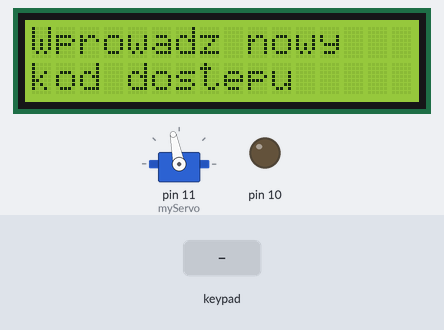
Simulated run of this sketch. Board: Arduino Uno, built with avr-gcc and run on an emulated ATmega328P. On the bench: 16×2 character LCD, servo, output pins drawn as LEDs (lit = HIGH). The inputs (shaded band) are chosen by the test bench. EEPROM starts erased; what the sketch prints to the serial monitor is not drawn.

Above: at 1.2 s.
1.3 s: keypad keys 9 8 7 6 # pressed 0.4 s apart
At 4.65 s:
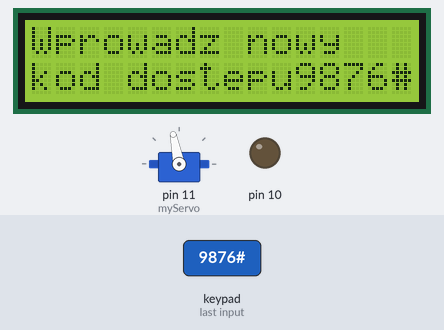
4.8 s: key '1' pressed
At 5.7 s:
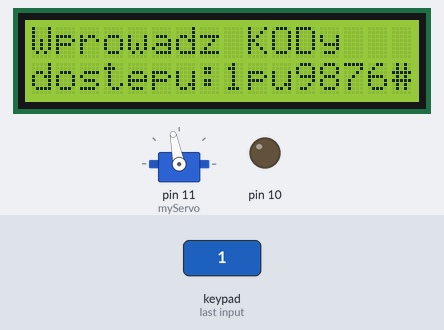
6.3 s: keypad keys 9 8 7 6 pressed 0.4 s apart
At 8.0 s:
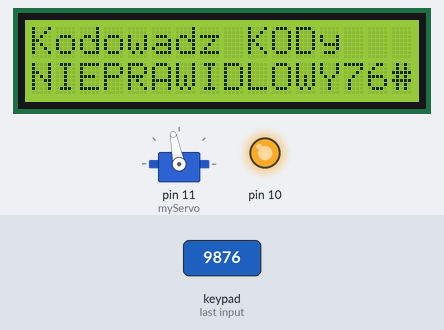
9.4 s: key 'A' pressed
At 10.2 s:
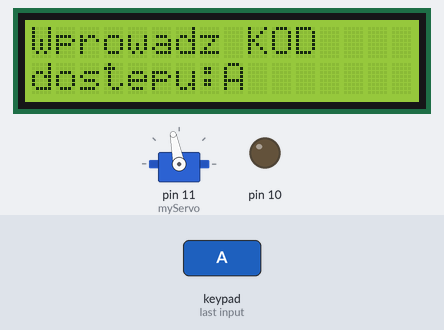
10.9 s: keypad keys 9 8 7 6 * pressed 0.4 s apart
At 13.8 s:
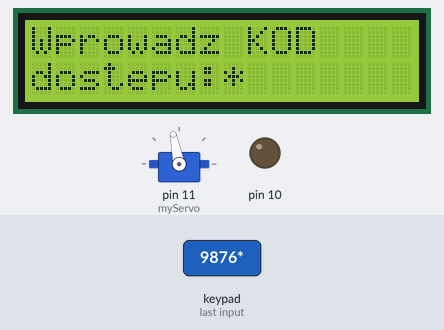
14.9 s: key 'B' pressed
At 15.6 s:
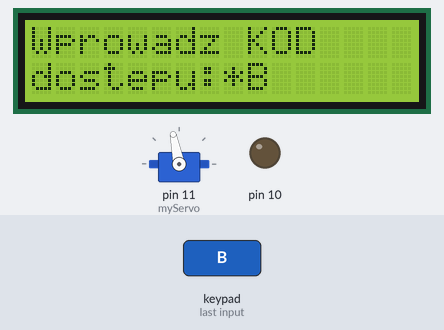
Timing chart, 0 to 17.4 s (numbered marks = the images above; inputs shaded):
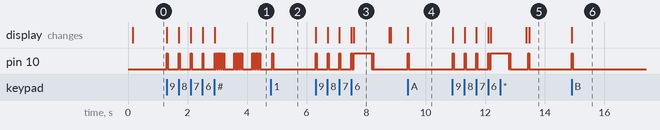

Measured:
- after the input at 1.3 s, the display: first changes at once (image 1 shows a later state)
- after the input at 4.8 s, pin 10: LOW → HIGH at once, → LOW 0.03 s later; the display: changes at once (image 2)
- after the input at 6.3 s, pin 10: goes 3 × (HIGH 0.03 s, LOW 0.37 s), HIGH 0.03 s, LOW 0.05 s, HIGH 0.60 s, LOW 0.03 s, HIGH 0.03 s, then LOW, starting at once; the display: first changes at once (image 3 shows a later state)
- after the input at 9.4 s, pin 10: LOW → HIGH at once, → LOW 0.03 s later; the display: changes at once (image 4)
- after the input at 10.9 s, the display: first changes at once (image 5 shows a later state)
- after the input at 14.9 s, pin 10: LOW → HIGH at once, → LOW 0.03 s later; the display: changes at once (image 6)
- what the display in image 3 shows lasts 1.2 s, from 7.6 s to 8.8 s

The sketch:

zamek_szyfrowy_keypad_servo.ino
```cpp
// Przerobiony projekt "--- zamek szyfrowy ... by wk@warcaby.lh.pl" --------------
//dodano obsluge lcd oraz servo
/* OPIS:
------------------------------------------------------------
- Klawiatura numeryczna 4X4 połączona do pinów 2-9 Arduino
- Pin 10 do połączenia BUZERA
- Pin 11 - wyjście sterujące zamkiem
- szyfr 5-cio znakowy
- zmiana szyfru po wpisaniu kombinacji: *#0#* ( lub innej dowolnej
 5-cio znakowej - patrz w programie )
- do konfiguracji i sprawdzenia działania połacz Serial Terminal (kabel USB)
---------------------------------------------------------- */
#include <Keypad.h>
#include<EEPROM.h>
#include <LiquidCrystal_I2C.h>
#include <Servo.h>

LiquidCrystal_I2C lcd(0x27, 2, 1, 0, 4, 5, 6, 7, 3, POSITIVE);
Servo myServo;

// --- zmiennie ------------------------------------------
const byte wiersze= 4; //ilość wierszy
const byte kolumny= 4; //ilość kolumn
//definicja klawiszy (identycznie jak na klawiaturze)
char mapaklawiszy[wiersze][kolumny]=
{
{'1', '2', '3', 'A'},
{'4', '5', '6', 'B'},
{'7', '8', '9', 'C'},
{'*', '0', '#', 'D'}
};
byte wiersze_piny[wiersze] = {9,8,7,6}; // wiersze 0-3
byte kolumny_piny[kolumny]= {5,4,3,2}; // kolumny 0-3
int pamiec[5]; // pamięc wciśniętych klawiszy - 5 znaków
volatile int szyfr=0; // szyfr=0 -> brak szyfr=1 jest aktywny
volatile int l=0; // zmienna pomocnicza, licznik znaków
volatile int result=0; // rezultat porównania ciągu 5-ciu znaków
int mykey[5]; // taklica wciśnietych znaków
Keypad myKeypad= Keypad(makeKeymap(mapaklawiszy), wiersze_piny, kolumny_piny,
 wiersze, kolumny);
// definicja obiektu klasy Keypad
// --- funkcje programu: ---------------------------------
void warning_0()
  {
    digitalWrite(10,1);delay(600);digitalWrite(10,0);delay(30);
    warning_1();
  } // bipper dla OK
void warning_1()
  {
    digitalWrite(10,1);delay(30);digitalWrite(10,0);delay(30);
  } // bipper dla wrong code
void odczyt_EEPROM() // funkcja sprawdza obecnośc szyfru w pamięci EEPROM
  {
   for (int i=0;i<5;i++) {pamiec[i]=EEPROM.read(i);}
   if(pamiec[0]!=255 && pamiec[1]!=255 && pamiec[2]!=255 && pamiec[3]!=255
   && pamiec[4]!=255) szyfr=1; else szyfr=0;
   // jeśli jest KOD to szyfr =1 else szyfr =0
  }
void fnowy_kod() // funkcja ustawia nową kombinację dla szyfru
  {
   for(int i=0;i<5;i++)EEPROM.write(i,255); //kasowanie EEPROM
   lcd.setCursor(0,0);
   lcd.print("Skasowano stary");
   lcd.setCursor(0,1);
   lcd.print("kod dostepu");
   lcd.clear();
   lcd.setCursor(0,0);
   lcd.print("Wprowadz nowy");
   lcd.setCursor(0,1);
   lcd.print("kod dostepu");
   while(l<5)
     {
     char keypressed = myKeypad.getKey();
     if (keypressed != NO_KEY)
       {
       EEPROM.write(l,keypressed);l++; // zapis pojedynczego znaku
       lcd.print(keypressed);warning_1(); // komunikacja po RS
       }
     }
   for(int k=0;k<3;k++){
   warning_1();warning_1();warning_1();warning_1();warning_1();delay(300);}
   Serial.println(" ---> Kod dostepu zapisany");l=0;
  }
void dostep() // funkcja sterująca zamkiem
  {
   lcd.setCursor(0,0);
   lcd.print("Wprowadz KOD");
   lcd.setCursor(0,1);
   lcd.print("dostepu:");
   while(l<5)
     {
     char keypressed = myKeypad.getKey();
     if (keypressed != NO_KEY)
       {
       mykey[l]=keypressed;l++;lcd.print(keypressed);warning_1();
       }
     }
   if( mykey[0]==pamiec[0] && mykey[1]==pamiec[1] && mykey[2]==pamiec[2]
   && mykey[3]==pamiec[3] && mykey[4]==pamiec[4] )
     {
     warning_1();warning_1();
     lcd.setCursor(0,0);
     lcd.print(" OK --> OTWIERAM ZAMEK");
     lcd.setCursor(0,1);
     lcd.print("na 3 sekundy !!");
     myServo.write(170); delay(3000);myServo.write(10);
     // otwieram zamek na 3 sek
     lcd.clear();
     }
   // sprawdzamy czy wybrano specjalny kod do zmiany szyfru
   else
     {
       result++;
       if(mykey[0]=='*' && mykey[1]=='#' && mykey[2]=='0' && mykey[3]=='#'
       && mykey[4]=='*' )
         {
         // *7#AC
         for(int k=0;k<3;k++){
         warning_1();warning_1();warning_1();warning_1();warning_1();
         delay(300);}
         lcd.setCursor(0,0);
         Serial.println(" ");
         lcd.print("Wykryto polecenie");
         lcd.setCursor(0,1);
         lcd.print("zmiany kodu");
         lcd.setCursor(0,0);
         lcd.print("wykonuje procedure");
         lcd.setCursor(0,1);
         lcd.print("zmiany kodu");
         delay(500);l=0;fnowy_kod();
         }
       else result++;
     }
   if(result>1){ lcd.setCursor(0,0);lcd.print("Kod");lcd.setCursor(0,1);lcd.print("NIEPRAWIDLOWY");
   warning_0();delay(500);result=0;}
   l=0;
  lcd.clear();
  }
//-------------------------------------------------------
void setup()
 {
   pinMode(10,OUTPUT);
   pinMode(11,OUTPUT);
   digitalWrite(10,0);
   digitalWrite(11,0);
   Serial.begin(9600);
   Serial.flush();
   lcd.begin(16,2);
   lcd.backlight();
   myServo.attach(11);
   myServo.write(101);
 }
//--------------------------------------------------------
void loop()
 {
   odczyt_EEPROM();delay(30);
   if(szyfr==0)fnowy_kod();else dostep();
 }
// =========== KONIEC ====================================
```
